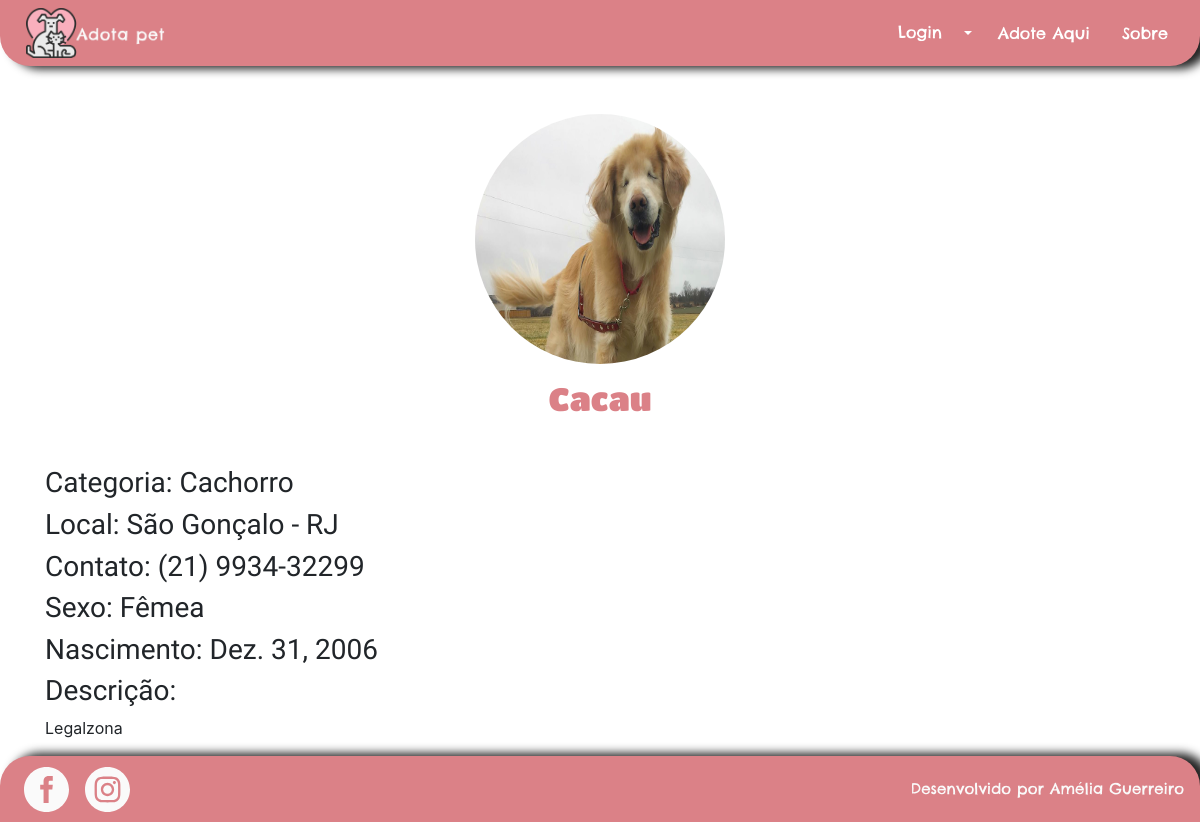
Page /pets/exibe_pet/2 on the committed database.
### pet/models.py (models this page shows, shortened)
class Pet(models.Model):
    categoria = models.ForeignKey(Categoria, related_name='pets', on_delete=models.DO_NOTHING)
    nome = models.CharField(max_length=100, db_index=True)
    slug = models.SlugField(max_length=100)
    imagem = models.CharField(max_length=50, blank=True)
    preco = models.DecimalField(max_digits=6, decimal_places=2)
    disponivel = models.BooleanField(default=False)
    link_instagram = models.URLField(max_length=200, blank=True)
    link_facebook = models.URLField(max_length=200, blank=True)
    telefone = models.CharField(max_length=15)
    sexo_escolhas = [('F', 'Fêmea'), ('M', 'Macho'), ('N', 'Não sei')]
    sexo = models.CharField(max_length=1, choices=sexo_escolhas, default='N')
    descricao = models.TextField()
    data_cadastro = models.DateField(default=datetime.now)
    data_nascimento = models.DateField(blank=True)
    likes = models.PositiveIntegerField(default=0)
    dislikes = models.PositiveIntegerField(default=0)
    raca = models.CharField(max_length=20, blank=True)
    estado_escolhas = [('AC', 'Acre'), ('AL', 'Alagoas'), ('AP', 'Amapá'), ('AM', 'Amazonas'),
                       ('BA', 'Bahia'), ('CE', 'Ceará'), ('ES', 'Espírito Santo'), ('GO', 'Goiás'),
                       ('MA', 'Maranhão'), ('MT', 'Mato Grosso'), ('MS', 'Mato Grosso do Sul'),
                       ('MG', 'Minas Gerais'), ('PA', 'Pará'), ('PB', 'Paraíba'), ('PR', 'Paraná'),
                       ('PE', 'Pernambuco'),('PI', 'Piauí'), ('RJ', 'Rio de Janeiro'),
                       ('RN', 'Rio Grande do Norte'), ('RS', 'Rio Grande do Sul'),
                       ('RO', 'Rondônia'), ('RR', 'Roraima'), ('SC', 'Santa Catarina'),
                       ('SP', 'São Paulo'), ('SE', 'Sergipe'),
                       ('TO', 'Tocantins'), ('DF', 'Distrito Federal')]
    estado = models.CharField(max_length=2, choices=estado_escolhas)
    cep = models.CharField(max_length=9)
    cidade = models.CharField(max_length=20)
    usuario = models.ForeignKey(User, on_delete=models.CASCADE, null=True)
    class Meta:
        db_table='pet'
    def get_sexo(self):
        if self.sexo == "M":
            return "Macho"
        elif self.sexo == "F":
            return "Fêmea"
        elif self.sexo == "N":
            return "Não sabe"

### categoria/models.py (models this page shows)
class Categoria(models.Model):
    nome = models.CharField(max_length=70, db_index=True, unique=True)
    slug = models.SlugField(max_length=70)
    class Meta:
        db_table = 'categoria'
        ordering = ('nome', )
    def __str__(self):
        return self.nome

### pet/views.py (the view)
# urls.py: path('exibe_pet/<int:id>', views.exibe_pet, name='exibe_pet'),
def exibe_pet(request, id):
    pet = get_object_or_404(Pet, pk=id)
    request.session['pet_id_del'] = id
    return render(request, 'pet/exibe_pet.html', {'pet': pet})

### pet/templates/pet/exibe_pet.html (shortened to what this page needs)
{%  extends "base.html" %}
{% load static %}
{% block corpo %}
<section class="container">
    <img style="height: 250px; width: 250px; border-radius: 500px" class="img-fluid mx-auto d-block mt-5"
        src="{% static 'images/pets/' %}{{ pet.imagem }}" alt="{{ pet.nome }}">
    <h2 class="text-center mt-3 text-primary">{{ pet.nome }}</h2>
    <h3 class="mt-5">Categoria: {{ pet.categoria }}</h3>
    <h3>Local: {{ pet.cidade }} - {{ pet.estado }}</h3>
        <h3>Contato: {{ pet.telefone }}</h3>
        <h3>Sexo: {{ pet.get_sexo }}</h3>
    <h3>Nascimento: {{ pet.data_nascimento }}</h3>
    <h3>Descrição:</h3>
    <p>{{ pet.descricao }}</p>
</section>
{% endblock %}

### static/css/styles.css (style rules this page uses)
html, body, div, span, applet, object, iframe, h1, h2, h3, h4, h5, h6, p, blockquote, pre, a, abbr, acronym, address, big, cite, code, del, dfn, em, img, ins, kbd, q, s, samp, small, strike, strong, sub, sup, tt, var, b, u, i, center, dl, dt, dd, ol, ul, li, fieldset, form, label, legend, table, caption, tbody, tfoot, thead, tr, th, td, article, aside, canvas, details, embed, figure, figcaption, footer, header, hgroup, menu, nav, output, ruby, section, summary, time, mark, audio, video { margin: 0; padding: 0; border: 0; font-size: 100%; font: inherit; vertical-align: baseline; }
article, aside, details, figcaption, figure, footer, header, hgroup, menu, nav, section { display: block; }
body { line-height: 1; }
h2 { font-family: Titan !important; }
html, body { height: 100%; margin: 0; }

### rows in the picture
Pet: imagem (picture), nome "Cacau", categoria "Cachorro", cidade "São Gonçalo", estado "RJ", telefone "(21) 9934-32299", get_sexo "Fêmea", data_nascimento "Dez. 31, 2006", descricao "Legalzona"
